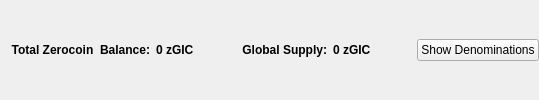
                       <widget class="QFrame" name="balanceSupplyFrame">
                        <layout class="QHBoxLayout" name="horizontalLayout_2" stretch="0,0,0,1,0">
                         <property name="rightMargin">
                          <number>0</number>
                         </property>
                         <item>
                          <layout class="QHBoxLayout" name="horizontalLayout_34">
                           <item>
                            <widget class="QLabel" name="labelzAvailableText_3">
                             <property name="font">
                              <font>
                               <weight>75</weight>
                               <bold>true</bold>
                              </font>
                             </property>
                             <property name="toolTip">
                              <string>Total Balance including unconfirmed and immature zGIC</string>
                             </property>
                             <property name="text">
                              <string>Total Zerocoin  Balance:</string>
                             </property>
                             <property name="alignment">
                              <set>Qt::AlignRight|Qt::AlignTrailing|Qt::AlignVCenter</set>
                             </property>
                            </widget>
                           </item>
                           <item>
                            <widget class="QLabel" name="labelzAvailableAmount_4">
                             <property name="minimumSize">
                              <size>
                               <width>40</width>
                               <height>0</height>
                              </size>
                             </property>
                             <property name="font">
                              <font>
                               <weight>75</weight>
                               <bold>true</bold>
                              </font>
                             </property>
                             <property name="toolTip">
                              <string>Total Balance including unconfirmed and immature zGIC</string>
                             </property>
                             <property name="text">
                              <string>0 zGIC</string>
                             </property>
                             <property name="alignment">
                              <set>Qt::AlignLeading|Qt::AlignLeft|Qt::AlignVCenter</set>
                             </property>
                            </widget>
                           </item>
                          </layout>
                         </item>
                         <item>
                          <spacer name="horizontalSpacer_32">
                           <property name="orientation">
                            <enum>Qt::Horizontal</enum>
                           </property>
                           <property name="sizeHint" stdset="0">
                            <size>
                             <width>40</width>
                             <height>20</height>
                            </size>
                           </property>
                          </spacer>
                         </item>
                         <item>
                          <layout class="QHBoxLayout" name="horizontalLayout_35">
                           <item>
                            <widget class="QLabel" name="labelZsupplyText_2">
                             <property name="font">
                              <font>
                               <weight>75</weight>
                               <bold>true</bold>
                              </font>
                             </property>
                             <property name="text">
                              <string>Global Supply:</string>
                             </property>
                             <property name="alignment">
                              <set>Qt::AlignRight|Qt::AlignTrailing|Qt::AlignVCenter</set>
                             </property>
                            </widget>
                           </item>
                           <item>
                            <widget class="QLabel" name="labelZsupplyAmount_2">
                             <property name="font">
                              <font>
                               <weight>75</weight>
                               <bold>true</bold>
                              </font>
                             </property>
                             <property name="text">
                              <string>0 zGIC</string>
                             </property>
                            </widget>
                           </item>
                          </layout>
                         </item>
                         <item>
                          <spacer name="horizontalSpacer_31">
                           <property name="orientation">
                            <enum>Qt::Horizontal</enum>
                           </property>
                           <property name="sizeHint" stdset="0">
                            <size>
                             <width>40</width>
                             <height>20</height>
                            </size>
                           </property>
                          </spacer>
                         </item>
                         <item>
                          <widget class="QPushButton" name="pushButtonShowDenoms">
                           <property name="toolTip">
                            <string>Show zGIC denominations list</string>
                           </property>
                           <property name="text">
                            <string>Show Denominations</string>
                           </property>
                          </widget>
                         </item>
                        </layout>
                       </widget>
